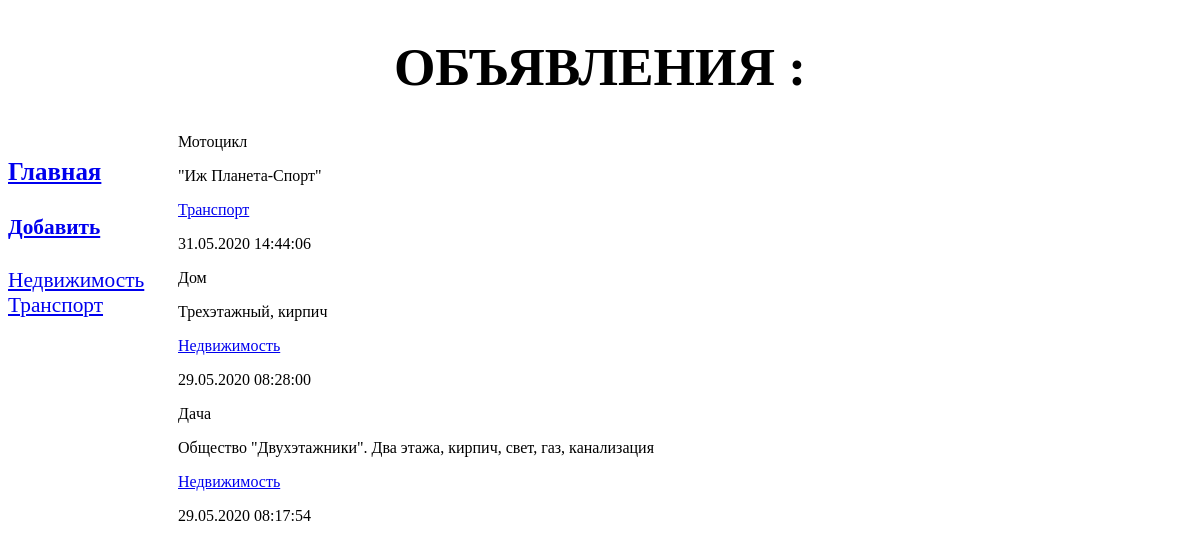
Page /bboard/ on the earlier database version.
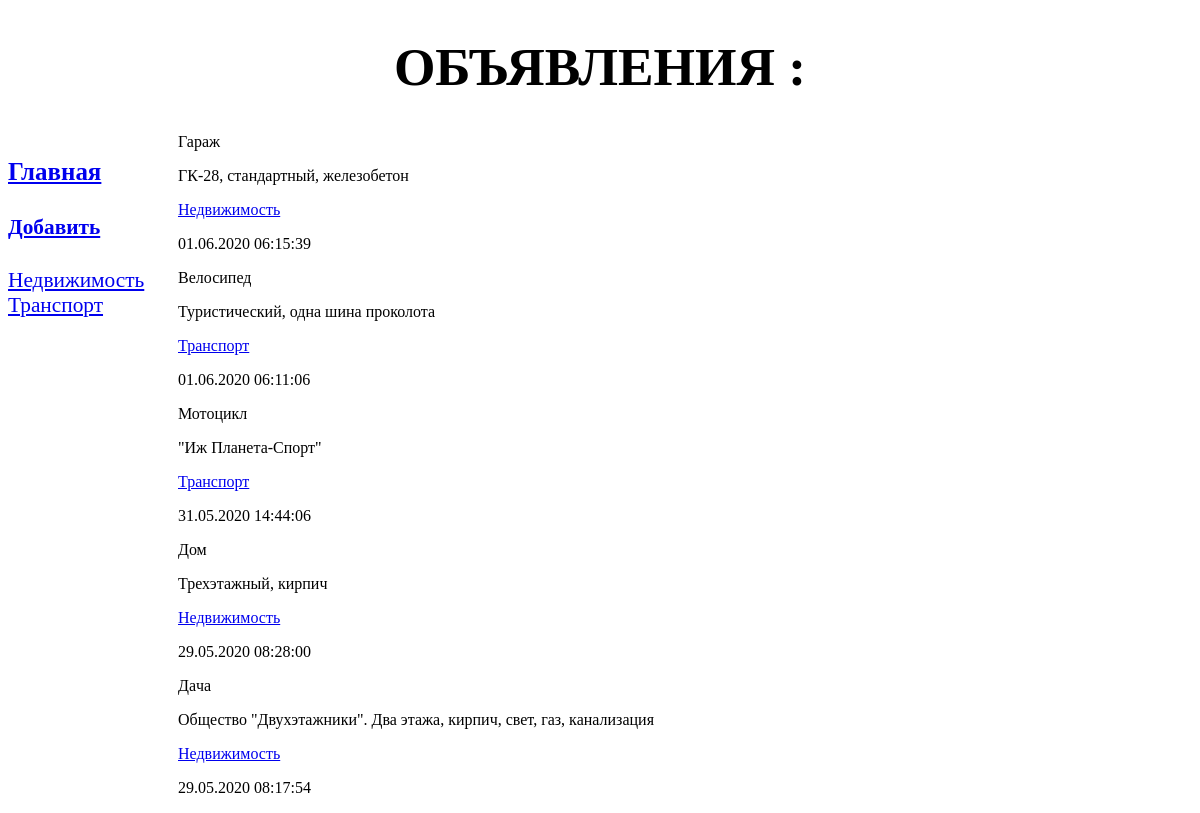
Same page on the later database version.
### bboard/models.py (models this page shows, shortened)
class Category(models.Model):
    name = models.CharField(max_length=20, db_index=True, verbose_name='Категория')
    class Meta:
        verbose_name = "Категория"
        verbose_name_plural = "Категории"
        ordering = ['name']

class Bb(models.Model):
    category = models.ForeignKey('Category', on_delete=models.PROTECT, null=True, verbose_name='Категория')
    title = models.CharField(max_length=50, verbose_name='Заголовок')
    content = models.TextField(null=True, blank=True, verbose_name='Текст объявления')
    price = models.FloatField(null=True, blank=True, verbose_name='Цена')
    published = models.DateTimeField(auto_now_add=True, db_index=True)
    class Meta:
        verbose_name = "Объявление"
        verbose_name_plural = "Объявления"
        ordering = ['-published']

### bboard/views.py (the view)
# urls.py: path('', index, name='index'),
def index(request):
    template = loader.get_template('bboard/index.html')
    bbs = Bb.objects.order_by('-published')
    categories = Category.objects.all()
    context = {'bbs': bbs, 'categories': categories}
    return HttpResponse(template.render(context, request))

### templates/bboard/index.html (shortened to what this page needs)
{% extends 'base.html' %}
{% block header %}Объявления :{% endblock header %}
{% block nav %}
  {% for category in categories %}
    <a href="{% url 'by_category' category.pk %}">{{ category.name }}</a>
  {% endfor %}
{% endblock nav %}
{% block content %}
  {% for bb in bbs %}
    <div>
        <p>{{ bb.title }}</p>
        <p>{{ bb.content }}</p>
        <p><a href="{% url 'by_category' bb.category.pk %}">{{ bb.category.name }}</a></p>
        <p>{{ bb.published|date:"d.m.Y H:i:s" }}</p>
    </div>
  {% endfor %}
{% endblock content %}

### templates/base.html (shortened to what this page needs)
<!DOCTYPE html>
<html lang="en">
<head>
    {% load static %}
    <link href="{% static 'bboard/style.css' %}" rel="stylesheet" type="text/css">
</head>
<body>
    <header>
        <h1>{% block header %}Объявления :{% endblock header %}</h1>
    </header>
    <nav>
        <a href="{% url 'index' %}"><h3>Главная</h3></a>
        <a href="{% url 'create' %}"><h4>Добавить</h4></a>
        {% block nav %}
        {% endblock nav%}
    </nav>
    <section>
        {% block content %}
        {% endblock content%}
    </section>
</body>
</html>

### bboard/static/bboard/style.css (style rules this page uses)
nav { font-size: 16pt; width: 160рх; float: left; }
nav a { display: block; margin: 10px 0рх; }
section { margin-left: 170px; }

Differences in the rows shown:
added Bb: title "Гараж", content "ГК-28, стандартный, железобетон", category.name "Недвижимость", published "01.06.2020 06:15:39"
added Bb: title "Велосипед", content "Туристический, одна шина проколота", category.name "Транспорт", published "01.06.2020 06:11:06"
